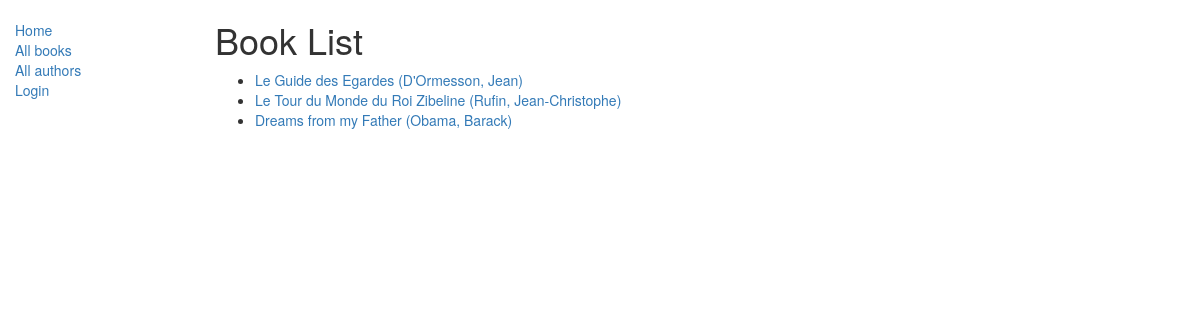
/catalog/books/, run on the app's committed database.
### catalog/models.py (models this page shows, shortened)
class Book(models.Model):
    title = models.CharField(max_length=200)
    author = models.ForeignKey('Author', on_delete=models.SET_NULL, null=True)
    summary = models.TextField(
        max_length=1000, help_text="Enter a brief description of the book")
    isbn = models.CharField(
        'ISBN', max_length=13, help_text='13 Character <a href="https://www.isbn-international.org/content/what-isbn">ISBN number</a>')
    genre = models.ManyToManyField(
        Genre, help_text="Select a genre for this book")
    language = models.ForeignKey(
        'Language', on_delete=models.SET_NULL, null=True)
    def get_absolute_url(self):
        return reverse('book-detail', args=[str(self.id)])

class Author(models.Model):
    first_name = models.CharField(max_length=100)
    last_name = models.CharField(max_length=100)
    date_of_birth = models.DateField(null=True, blank=True)
    date_of_death = models.DateField('died', null=True, blank=True)
    class Meta:
        ordering = ["last_name", "first_name"]
    def get_absolute_url(self):
        return reverse('author-detail', args=[str(self.id)])
    def __str__(self):
        return '{0}, {1}'.format(self.last_name, self.first_name)

### catalog/views.py (the view)
# urls.py: path('books/', views.BookListView.as_view(), name='books'),
class BookListView(generic.ListView):
    model = Book
    paginate_by = 10

### catalog/templates/catalog/book_list.html
{% extends "base_generic.html" %}
{% block content %}
    <h1>Book List</h1>
    {% if book_list %}
    <ul>
      {% for book in book_list %}
      <li>
        <a href="{{ book.get_absolute_url }}">{{ book.title }}</a> <a href="{{ book.author.get_absolute_url }}">({{book.author}})</a>
      </li>
      {% endfor %}
    </ul>
    {% else %}
      <p>There are no books in the library.</p>
    {% endif %}
{% endblock %}

### data on the page
Book: title "Le Guide des Egardes", author "D'Ormesson, Jean"
Book: title "Le Tour du Monde du Roi Zibeline", author "Rufin, Jean-Christophe"
Book: title "Dreams from my Father", author "Obama, Barack"
